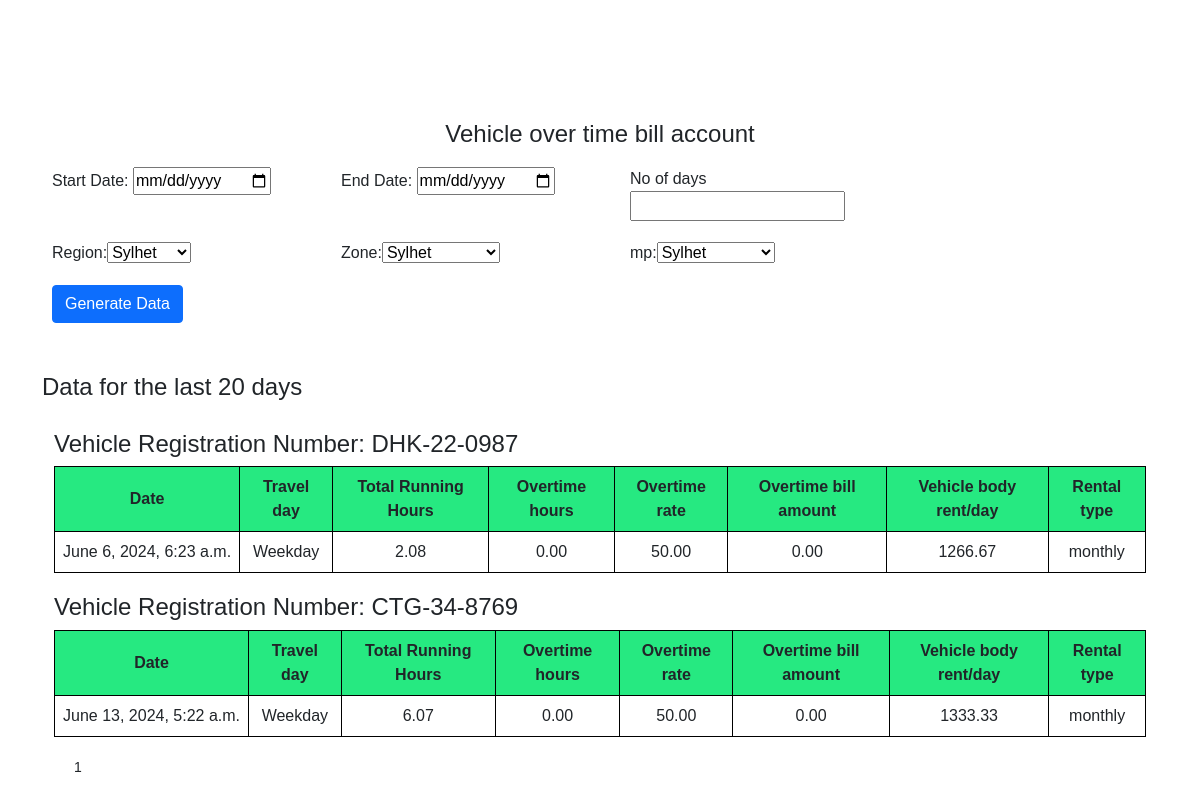
Before: /vehicle/vehicle_overtime_calc/ with the older database file.
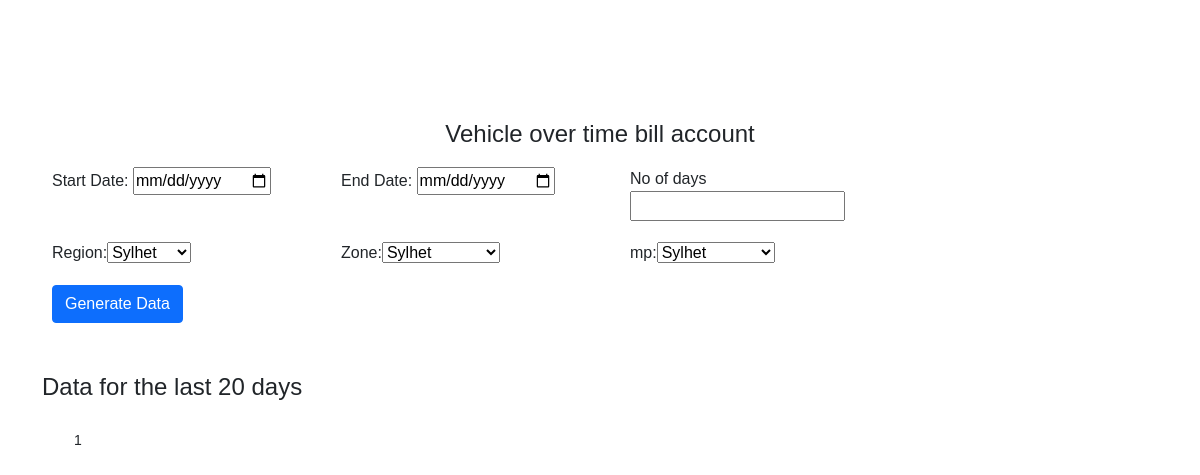
After: the same page with the newer database file.
### vehicle/models.py (models this page shows, shortened)
class AddVehicleInfo(models.Model):
    region = models.CharField(max_length=100,choices=REGION_CHOICES,null=True,blank=True)
    zone = models.CharField(max_length=100,choices=ZONE_CHOICES,null=True,blank=True)
    mp = models.CharField(max_length=100,choices=MP_CHOICES,null=True,blank=True)
    vehicle_id = models.CharField(max_length=50, default='None')
    vehicle_add_requester = models.ForeignKey(Customer, related_name='vehicle_add_user', on_delete=models.CASCADE)
    vehicle_owner_name= models.CharField(max_length=50, default='None')
    vehilce_owner_mobile_number = models.CharField(max_length=50, default='None')
    vehicle_owner_address = models.TextField(default='None')
    vehicle_owner_company_name = models.CharField(max_length=50, default='None')
    vehicle_reg_number = models.CharField(max_length=50, default='None')
    vehicle_kilometer_commit_per_liter = models.DecimalField(max_digits=10, decimal_places=2,null=True, blank=True)
    vehicle_money_commit_per_kilometer = models.DecimalField(max_digits=10, decimal_places=2,null=True, blank=True)
    vehicle_body_overtime_rate = models.DecimalField(max_digits=10, decimal_places=2,null=True, blank=True)
    vehicle_driver_overtime_rate = models.DecimalField(max_digits=10, decimal_places=2,null=True, blank=True)
    vehicle_joining_date = models.DateField(default=timezone.now)
    vehicle_cancel_date = models.DateField(null=True, blank=True, default=None)
    vehicle_supporting_documents = models.FileField(upload_to='vehicle_supporting_documents/', null=True, blank=True)
    vehicle_fuel_type_choices=[
        ('diesel','diesel'),
        ('octane', 'octane'),
        ('cng','cng'),
        ('taka','taka'),
    ]
    vehicle_fuel_type = models.CharField(max_length=50, choices=vehicle_fuel_type_choices, default='None')
    vehicle_fuel_unit_price = models.DecimalField(max_digits=10, decimal_places=2,null=True, blank=True)
    vehicle_brand_choices=[
        ('toyota_pickup_single','toyota_pickup_single'),
        ('nissan_pickup_single', 'nissan_pickup_single'),
        ('tata_pickup_single','tata_pickup_single'),
        ('toyota_pickup_double','toyota_pickup_double'),
        ('nissan_pickup_double', 'nissan_pickup_double'),
        ('tata_pickup_double','tata_pickup_double'),
        ('toyota_private_car','toyota_private_car'),
        ('toyota_microbus','toyota_microbus'),
        ('others','others')
    ]
    vehicle_brand_name = models.CharField(max_length=50, choices= vehicle_brand_choices,default='None')
    rental_category_choices =[
        ('monthly','monthly'),
        ('daily','daily')
    ]
    vehicle_rental_category = models.CharField(max_length=50, choices=rental_category_choices, default='None')
    vehicle_rental_type_choices=[
        ('permanent','permanent'),
        ('adhoc','adhoc')
    ]
    vehicle_rental_type = models.CharField(max_length=50, choices=vehicle_rental_type_choices,null=True,blank=True, default='None')
    vehicle_rent = models.DecimalField(max_digits=10, decimal_places=2,null=True, blank=True)
    vehicle_operational_mode_choices =[
        ('corrective_maintenance','corrective_maintenance'),
        ('preventive_maintenance','preventive_maintenance'),
        ('others','others')
        ]
    vehicle_operational_mode = models.CharField(max_length=50,choices=vehicle_operational_mode_choices, default='None')
    vehicle_status_choice =[
       ('active','active'),
       ('cancel','cancel')
    ]
    vehicle_status = models.CharField(max_length=50, choices=vehicle_status_choice,default='None')
    created_at = models.DateField(default=timezone.now)

class VehicleRuniningData(models.Model):
    region = models.CharField(max_length=100,choices=REGION_CHOICES,null=True,blank=True)
    zone = models.CharField(max_length=100,choices=ZONE_CHOICES,null=True,blank=True)
    mp = models.CharField(max_length=100,choices=MP_CHOICES,null=True,blank=True)
    vehicle_expense_id = models.CharField(max_length=50, default='None')
    vehicle = models.ForeignKey(AddVehicleInfo, related_name='vehicle_expense', on_delete=models.CASCADE)
    fuel_refill = models.ForeignKey(FuelRefill, related_name='fuelexpenses', on_delete=models.CASCADE, null=True, blank=True)
    vehicle_expense_add_requester = models.ForeignKey(Customer, related_name='vehicle_expense_user', on_delete=models.CASCADE,null=True, blank=True)
    vehicle_start_reading = models.DecimalField(max_digits=30, decimal_places=2, null=True, blank=True)
    vehicle_stop_reading = models.DecimalField(max_digits=30, decimal_places=2, null=True, blank=True)
    vehicle_start_location = models.CharField(max_length=255, default='None')
    vehicle_end_location = models.CharField(max_length=255, default='None')
    travel_date = models.DateField(default=timezone.now)
    start_time= models.DateTimeField(default=timezone.now)
    stop_time= models.DateTimeField(default=timezone.now)
    travel_purpose = models.TextField(null=True,blank=True)
    running_hours = models.FloatField(default=None, null=True, blank=True)
    overtime_hours = models.FloatField(default=None, null=True, blank=True)
    overtime_cost = models.FloatField(default=None, null=True, blank=True)
    total_kilometer_run = models.DecimalField(max_digits=20, decimal_places=2, null=True, blank=True)
    total_fuel_consumed = models.DecimalField(max_digits=20, decimal_places=2, null=True, blank=True)
    fuel_balance = models.DecimalField(max_digits=20, decimal_places=2, null=True, blank=True)
    total_fuel_cost = models.DecimalField(max_digits=20, decimal_places=2, null=True, blank=True)
    comments = models.TextField(max_length=50,null=True,blank=True)
    created_at = models.DateField(default=timezone.now)

### vehicle/views.py (the view)
# urls.py: path('vehicle_overtime_calc/', views.vehicle_overtime_calc, name='vehicle_overtime_calc'),
def vehicle_overtime_calc(request):
    days = None
    start_date = None
    end_date = None
    region = None
    zone = None
    mp = None
    vehicle_rent_per_day = None
    form = SummaryReportChartForm(request.GET or {'days': 20})
    running_data_queryset = VehicleRuniningData.objects.all().order_by('-created_at')
    if form.is_valid():
        start_date = form.cleaned_data.get('start_date')
        end_date = form.cleaned_data.get('end_date')
        days = form.cleaned_data.get('days')
        region = form.cleaned_data.get('region')
        zone = form.cleaned_data.get('zone')
        mp = form.cleaned_data.get('mp')
        if start_date and end_date:
            running_data_queryset =  running_data_queryset.filter(created_at__range=(start_date, end_date))
            days = (end_date - start_date).days + 1
        elif days:
            end_date = datetime.today()
            start_date = end_date - timedelta(days=days)
            running_data_queryset = running_data_queryset.filter(created_at__range=(start_date, end_date))
        if region:
             running_data_queryset =  running_data_queryset.filter(region=region)
        if zone:
             running_data_queryset =  running_data_queryset.filter(zone=zone)
        if mp:
             running_data_queryset =  running_data_queryset.filter(mp=mp)
    datewise_running_data = {}
    vehicle_overtime_totals = {}
    friday_saturday = None
    for data in running_data_queryset:
        date = data.start_time
        friday_saturday = date.weekday() in [4, 5]
        vehicle_reg_number = data.vehicle.vehicle_reg_number
        vehicle_rental_category = data.vehicle.vehicle_rental_category
        running_hours = data.running_hours
        running_hours = running_hours or 0
        overtime_rate = data.vehicle.vehicle_driver_overtime_rate
        if data.vehicle.vehicle_rental_category == 'daily' and data.vehicle.vehicle_rent is not None:
            if date:
                vehicle_rent_per_day = data.vehicle.vehicle_rent
        elif data.vehicle.vehicle_rental_category == 'monthly' and data.vehicle.vehicle_rent is not None:
            vehicle_rent_per_day = data.vehicle.vehicle_rent / 30
        else:
            vehicle_rent_per_day = 0
        if vehicle_reg_number not in datewise_running_data:
            datewise_running_data[vehicle_reg_number] = {}
        if date not in datewise_running_data[vehicle_reg_number]:
            datewise_running_data[vehicle_reg_number][date] = {'total_running_hours': 0, 'overtime_running_hours': 0}
        datewise_running_data[vehicle_reg_number][date]['total_running_hours'] += running_hours
        if friday_saturday:
            overtime_running_hours = running_hours
            remarks = 'Weekened'
        else:
            overtime_running_hours = max(0, datewise_running_data[vehicle_reg_number][date]['total_running_hours'] - 8)
            remarks = 'Weekday'
        datewise_running_data[vehicle_reg_number][date]['overtime_running_hours'] = overtime_running_hours
        overtime_cost = float(overtime_rate) * overtime_running_hours
        datewise_running_data[vehicle_reg_number][date]['overtime_cost'] = overtime_cost
        datewise_running_data[vehicle_reg_number][date]['overtime_rate'] = overtime_rate
        datewise_running_data[vehicle_reg_number][date]['vehicle_reg_number'] = vehicle_reg_number
        datewise_running_data[vehicle_reg_number][date]['vehicle_rent_per_day'] = vehicle_rent_per_day
        datewise_running_data[vehicle_reg_number][date]['vehicle_rental_category'] = vehicle_rental_category
        datewise_running_data[vehicle_reg_number][date]['remarks'] = remarks
    datewise_running_data_list = [(vehicle_reg_number, data) for vehicle_reg_number, data in datewise_running_data.items()]
    vehicle_overtime_totals_list = [(vehicle_reg_number, total_overtime_amount) for vehicle_reg_number, total_overtime_amount in vehicle_overtime_totals.items()]
    paginator = Paginator(datewise_running_data_list, 5)  # 10 items per page
    page = request.GET.get('page')
    try:
        datewise_running_data = paginator.page(page)
    except PageNotAnInteger:
        datewise_running_data = paginator.page(1)
    except EmptyPage:
        datewise_running_data = paginator.page(paginator.num_pages)
    form = SummaryReportChartForm()
    context = {'datewise_running_data': datewise_running_data,
               'vehicle_overtime_totals_list': vehicle_overtime_totals_list,
               'form':form,
                'days': days,
                'start_date': start_date,
                'end_date': end_date,
               }
    return render(request, 'vehicle/vehicle_overtime_calc.html', context)

### tickets/forms.py
class SummaryReportChartForm(forms.Form):
    start_date = forms.DateField(
        label='Start Date',
        widget=forms.DateInput(attrs={'type': 'date'}),
        required=False
    )
    end_date = forms.DateField(
        label='End Date',
        widget=forms.DateInput(attrs={'type': 'date'}),
        required=False
    )
    days = forms.IntegerField(
        label='Number of Days',
        min_value=1,
        required=False
    )
    region = forms.ChoiceField(choices=REGION_CHOICES, required=False)
    zone = forms.ChoiceField(choices=ZONE_CHOICES, required=False)
    mp = forms.ChoiceField(choices=MP_CHOICES, required=False)

### account/context_processors.py (called while the page is built)
def user_info(request):
    user = request.user
    profile_picture_url = None
    if user.is_authenticated:
        profile_picture_url = user.profile_picture.url if user.profile_picture else None
    return {
        'user_info': user.name if user.is_authenticated else None,
        'profile_picture_url': profile_picture_url
    }

### templates/vehicle/vehicle_overtime_calc.html (shortened to what the changed rows need)
{% extends "base.html" %}
{% load static %}
{% load duration_filters %}
{% block content %}
    <div class="container">
        <div class="row">
            <div class="col">
                {% for vehicle_reg_number, x in datewise_running_data.object_list %}
                        <h4 style="margin-top:20px">Vehicle Registration Number: {{ vehicle_reg_number }}</h4>
                        <table>
                            <thead>
                                <tr>
                                    <th class="text-center p-2">Date</th>
                                    <th class="text-center p-2">Travel day</th>
                                    <th class="text-center p-2">Total Running Hours</th>
                                    <th class="text-center p-2">Overtime hours</th>
                                    <th class="text-center p-2">Overtime rate</th>
                                    <th class="text-center p-2">Overtime bill amount</th>
                                    <th class="text-center p-2">Vehicle body rent/day</th>
                                    <th class="text-center p-2">Rental type</th>
                                </tr>
                            </thead>
                            <tbody>
                                {% for date, data in x.items %}
                                    <tr>
                                        <td class="text-center p-2" style="white-space:nowrap;">{{ date }}</td>
                                        <td class="text-center p-2" style="white-space:nowrap;">{{ data.remarks}}</td>
                                        <td class="text-center p-2">{{ data.total_running_hours|floatformat:'2' }}</td>
                                        <td class="text-center p-2">{{ data.overtime_running_hours|floatformat:'2' }}</td>
                                        <td class="text-center p-2">{{ data.overtime_rate|floatformat:'2' }}</td>
                                        <td class="text-center p-2">{{ data.overtime_cost|floatformat:'2' }}</td>
                                        <td class="text-center p-2">{{ data.vehicle_rent_per_day|floatformat:'2' }}</td>
                                        <td class="text-center p-2">{{ data.vehicle_rental_category }}</td>
                                    </tr>
                                {% endfor %}
                            </tbody>
                        </table>
                    {% endfor %}
            </div>
        </div>
    </div>
{% endblock %}

Changed rows visible on the page:
removed AddVehicleInfo: object_list "DHK-22-0987", overtime_rate "50.00", vehicle_rental_category "monthly"
removed VehicleRuniningData: x "June 6, 2024, 6:23 a.m."
removed AddVehicleInfo: object_list "CTG-34-8769", overtime_rate "50.00", vehicle_rental_category "monthly"
removed VehicleRuniningData: x "June 13, 2024, 5:22 a.m."
Other visible differences:
list line gone: "Vehicle Registration Number: Date Travel day Total Running Hours Overtime hours Overtime rate Overtime bill amount Vehicle body rent/day Rental type Weekday 2.08 0.00 0.00 1266.67"
list line gone: "Vehicle Registration Number: Date Travel day Total Running Hours Overtime hours Overtime rate Overtime bill amount Vehicle body rent/day Rental type Weekday 6.07 0.00 0.00 1333.33"
